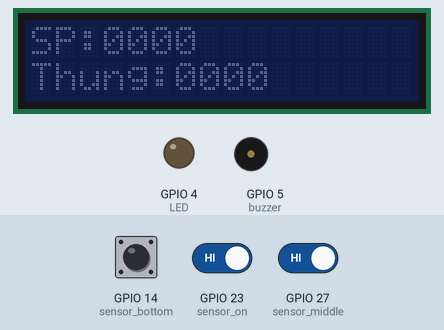
Simulated run of this sketch. Board: ESP32. Parts: 16×2 character LCD, output pins drawn as LEDs (lit = HIGH), buzzer (waves = sounding). The test bench sets the inputs (shaded band); at power-on: GPIO 14 (sensor_bottom) HIGH, GPIO 23 (sensor_on) HIGH, GPIO 27 (sensor_middle) HIGH. What the sketch prints to the serial monitor is not drawn.

Above: at 1.2 s.
1.3 s: GPIO 14 (sensor_bottom) pulsed LOW 2 times (0.12 s each, 0.3 s apart)
At 2.1 s:
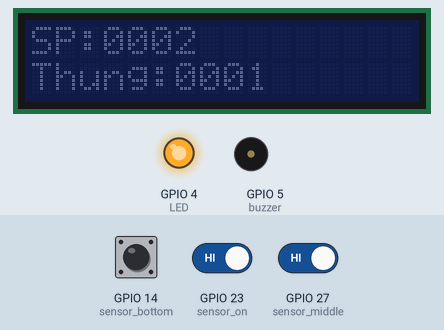
At 2.48 s:
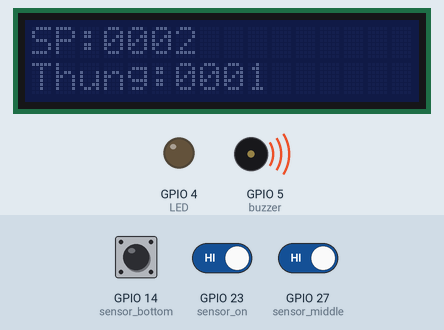
Timing chart, 0 to 4.3 s (numbered marks = the images above; inputs shaded):
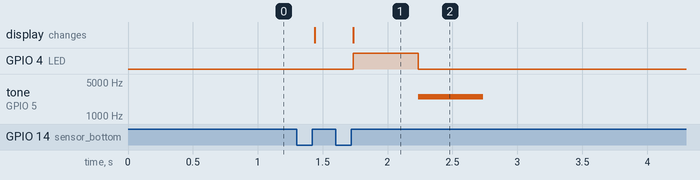

The sketch:

project1.ino
```cpp
#include <Arduino.h>
#include <LiquidCrystal_I2C.h>
#include <Wire.h>

// Khai báo LCD
LiquidCrystal_I2C lcd(0x27, 16, 2);

// Cảm biến hồng ngoại
#define sensor_on  23
#define sensor_middle 27
#define sensor_bottom 14

// Buzzer
#define buzzer 5

// LED
#define LED 4

// Biến đếm số lượng ô vuông & thùng
int count = 0;
int box_count = 0;

// Biến để kiểm tra thay đổi số lượng
int lastCount = -1, lastBoxCount = -1;

void setup() {
    Serial.begin(115200);
    lcd.init();
    //lcd.backlight();

    pinMode(sensor_on, INPUT_PULLUP);
    pinMode(sensor_middle, INPUT_PULLUP);
    pinMode(sensor_bottom, INPUT_PULLUP);

    pinMode(buzzer, OUTPUT);
    pinMode(LED, OUTPUT);

    // Hiển thị giá trị ban đầu lên LCD
    lcd.setCursor(0, 0);
    lcd.print("SP:0000");
    lcd.setCursor(0, 1);
    lcd.print("Thung:0000");
}

void loop() {
    demSanPham();
    capNhatHienThi();
    xuLyLED();
    xuLyBuzzer();
}

// Hàm đếm sản phẩm

void demSanPham() {
    static bool Counting = false; // xác định có đang đếm trường hợp dính liền không
    static bool isProductPassing = false; //dùng để kiểm tra sản phẩm có đang đi qua cảm biến dưới không
    static bool seen_middle = false; //ghi nhận nếu sản phẩm đi qua cảm biến giữa hoặc trên
    static bool seen_on = false;
    static unsigned long starttime = 0; //thời điểm bắt đầu sản phẩm đi qua cảm biến dưới
    // Đọc cảm biến
    bool bottom = digitalRead(sensor_bottom) == LOW;
    bool middle = digitalRead(sensor_middle) == LOW;
    bool on = digitalRead(sensor_on) == LOW;
    if (bottom) {
        if (!isProductPassing) {
            isProductPassing = true;
            Counting = true;
            starttime = millis();
            seen_middle = middle; //ghi nhận trạng thái của cảm biến giữa
            seen_on = on; //ghi nhận trạng thái của cảm biến trên
        } else {
            // Sản phẩm vẫn đang đi qua -> cập nhật nếu middle/on có LOW thoáng qua
            if (middle) {
                seen_middle = true;
            } else {
                seen_middle =  false;
            };
            if (on) {
                seen_on = true;
            } else {
                seen_on = false;
            };
        }
    } else {
        if (isProductPassing) {
            isProductPassing = false;
            if (Counting) {
                unsigned long duration = millis() - starttime;
                // Ưu tiên sử dụng cảm biến nếu đã từng thấy middle/on
                if (seen_middle && seen_on) {
                    count += 3;
                } else if (seen_middle) {
                    count += 2;
                } else {
                    // Không thấy middle/on, dùng duration để ước lượng
                    if (duration > 345 && duration <= 500) {
                        count += 3;
                    } else if (duration > 215 && duration <= 345) {
                        count += 2;
                    } else {
                        count += 1;
                    }
                }
                Counting = false;
                seen_middle = false;
                seen_on = false;
            } else {
                // không đang theo dõi, không làm gì
            }
        } else {
            //Không làm gì vì không có sản phẩm đi qua
        }
    }
    // Cập nhật số lượng thùng
    box_count = count / 2;
}

// Hàm cập nhật hiển thị LCD
void capNhatHienThi() {
    if (count != lastCount || box_count != lastBoxCount) {
        Serial.print("SP: ");
        Serial.println(count);
        Serial.print("Thung: ");
        Serial.println(box_count);

        lcd.setCursor(0, 0);
        lcd.print("SP:");
        lcd.print(count / 1000);
        lcd.print((count % 1000) / 100);
        lcd.print(((count % 1000) % 100) / 10);
        lcd.print(((count % 1000) % 100) % 10);

        lcd.setCursor(0, 1);
        lcd.print("Thung:");
        lcd.print(box_count / 1000);
        lcd.print((box_count % 1000) / 100);
        lcd.print(((box_count % 1000) % 100) / 10);
        lcd.print(((box_count % 1000) % 100) % 10);

        lastCount = count;
        lastBoxCount = box_count;
    }
    else {
        // Không thay đổi giá trị -> không cập nhật LCD
    }
}

// Hàm điều khiển LED
void xuLyLED() {
    static int lastBoxCountLED = 0;
    if (box_count > lastBoxCountLED) {
        digitalWrite(LED, HIGH);
        delay(500);
        digitalWrite(LED, LOW);
        lastBoxCountLED = box_count;
    }
    else {
        // Không làm gì nếu không có thùng mới
    }
}

// Hàm điều khiển Buzzer
void xuLyBuzzer() {
    static int lastBoxCountBuzzer = 0;
    if (box_count > lastBoxCountBuzzer) {
        tone(buzzer, 2500);
        delay(500);
        noTone(buzzer);
        lastBoxCountBuzzer = box_count;
    }
    else {
        // Không làm gì nếu không có thùng mới
    }
}
```

Measured:
- after the input at 1.3 s, GPIO 4 (LED): LOW → HIGH after 0.44 s, → LOW 0.50 s later; tone on GPIO 5 (buzzer): silent → 2500 Hz after 0.94 s, → silent 0.50 s later; the display: first changes after 0.14 s (image 1 shows a later state)
